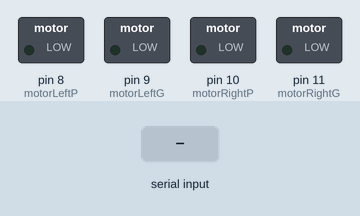
Recording of a sketch running on a simulated Arduino Uno, built with avr-gcc and run on an emulated ATmega328P. Shown: switched loads named in the sketch (green lamp = pin HIGH). Inputs (shaded band) come from the test bench.

Above: at 1.2 s.
1.3 s: "w" received over the second serial link
At 2.8 s:
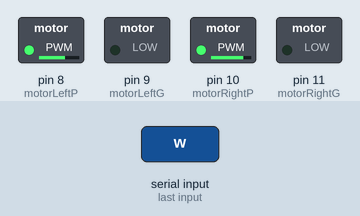
3.8 s: "s" received over the second serial link
At 5.8 s:
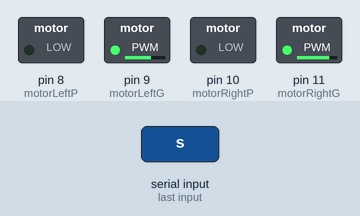
6.3 s: "a" received over the second serial link
At 7.9 s:
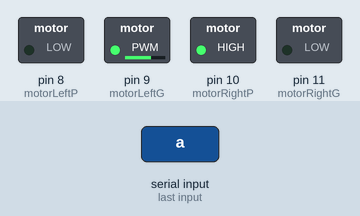
9.3 s: "d" received over the second serial link
At 11.7 s:
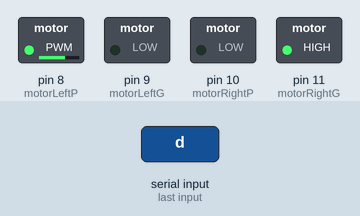
12.3 s: "t" received over the second serial link
At 12.76 s:
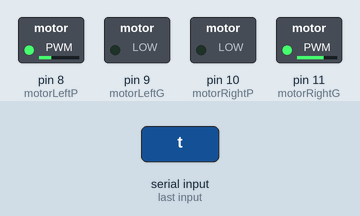
15.3 s: "W" received over the second serial link
At 17.5 s:
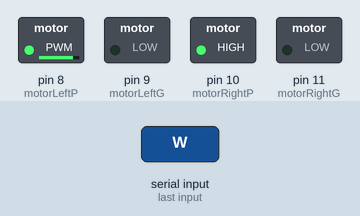
Timing chart, 0 to 19.0 s (numbered marks = the images above; inputs shaded):
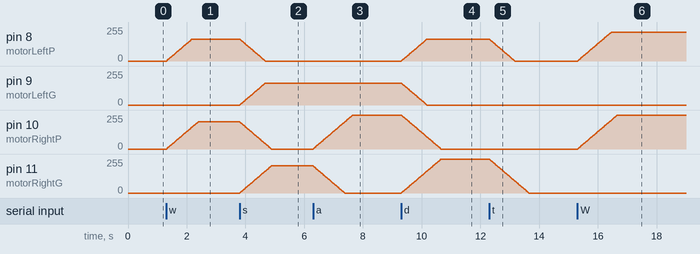

Measured:
- after the input at 1.3 s, pin 8 (motorLeftP): moves from 0/255 to 165/255 over 0.86 s, starting at once; pin 10 (motorRightP): moves from 0/255 to 204/255 over 1.1 s, starting at once
- after the input at 3.8 s, pin 8 (motorLeftP): moves from 165/255 to 0/255 over 0.86 s, starting at once; pin 9 (motorLeftG): moves from 0/255 to 165/255 over 0.86 s, starting at once; pin 10 (motorRightP): moves from 204/255 to 0/255 over 1.1 s, starting at once; pin 11 (motorRightG): moves from 0/255 to 204/255 over 1.1 s, starting at once
- after the input at 6.3 s, pin 10 (motorRightP): moves from 0/255 to 255/255 over 1.3 s, starting at once; pin 11 (motorRightG): moves from 204/255 to 0/255 over 1.1 s, starting at once
- after the input at 9.3 s, pin 8 (motorLeftP): moves from 0/255 to 165/255 over 0.86 s, starting at once; pin 9 (motorLeftG): moves from 165/255 to 0/255 over 0.86 s, starting at once; pin 10 (motorRightP): moves from 255/255 to 0/255 over 1.3 s, starting at once; pin 11 (motorRightG): moves from 0/255 to 255/255 over 1.3 s, starting at once
- after the input at 12.3 s, pin 8 (motorLeftP): moves from 165/255 to 0/255 over 0.86 s, starting at once; pin 11 (motorRightG): moves from 255/255 to 0/255 over 1.3 s, starting at once
- after the input at 15.3 s, pin 8 (motorLeftP): moves from 0/255 to 216/255 over 1.1 s, starting at once; pin 10 (motorRightP): moves from 0/255 to 255/255 over 1.3 s, starting at once

The sketch:

MotorController.ino
```cpp
//Arduino Serial DC motors
//A program to control dc motors using H bridge (l293d) using Serial Communication with a PC.
//Author:Balakumar Sundarlingam
#include <SoftPWM_timer.h>
#include <SoftPWM.h>
#include <SoftwareSerial.h>
#define RXD 6
#define TXD 7
int motorLeftP=8;
int motorLeftG=9;
int motorRightP=10;
int motorRightG=11;
//char inputData;
SoftwareSerial blueToothSerial(RXD,TXD);
void setup()
{
pinMode(motorLeftP,OUTPUT);
pinMode(motorLeftG,OUTPUT);
pinMode(motorRightP,OUTPUT);
pinMode(motorRightG,OUTPUT);

//Software pwm
SoftPWMBegin();
SoftPWMSet(motorLeftP,0);
SoftPWMSet(motorLeftG,0);
SoftPWMSet(motorRightP,0);
SoftPWMSet(motorRightG,0);

SoftPWMSetFadeTime(ALL,2000,2000);

//Serial communication initialization
Serial.begin(9600);
blueToothSerial.begin(9600);
//blueToothSerial.println("The slave bluetooth is inquirable!");
//blueToothSerial.flush();
//void setupBlueToothConnection();
}
void loop()
{
  if(blueToothSerial.available()>0)
  {
     char inputData=blueToothSerial.read();
     blueToothSerial.write(inputData);
     if(inputData=='w')
     {
       SoftPWMSetPercent(motorLeftP,65);
       SoftPWMSetPercent(motorLeftG,0);
       SoftPWMSetPercent(motorRightP,80);
       SoftPWMSetPercent(motorRightG,0);
     }
     if(inputData=='s')
     {
       SoftPWMSetPercent(motorLeftP,0);
       SoftPWMSetPercent(motorLeftG,65);
       SoftPWMSetPercent(motorRightP,0);
       SoftPWMSetPercent(motorRightG,80);
     }
     if(inputData=='a')
     {
       SoftPWMSetPercent(motorLeftP,0);
       SoftPWMSetPercent(motorLeftG,65);
       SoftPWMSetPercent(motorRightP,100);
       SoftPWMSetPercent(motorRightG,0);
     }
     if(inputData=='d')
     {
       SoftPWMSetPercent(motorLeftP,65);
       SoftPWMSetPercent(motorLeftG,0);
       SoftPWMSetPercent(motorRightP,0);
       SoftPWMSetPercent(motorRightG,100);
     }
     if(inputData=='t')
     {
       SoftPWMSetPercent(motorLeftP,0);
       SoftPWMSetPercent(motorLeftG,0);
       SoftPWMSetPercent(motorRightP,0);
       SoftPWMSetPercent(motorRightG,0);
     }
     if(inputData=='W')
     {
       SoftPWMSetPercent(motorLeftP,85);
       SoftPWMSetPercent(motorLeftG,0);
       SoftPWMSetPercent(motorRightP,100);
       SoftPWMSetPercent(motorRightG,0);
     }
     if(inputData=='S')
     {
       SoftPWMSetPercent(motorLeftP,0);
       SoftPWMSetPercent(motorLeftG,85);
       SoftPWMSetPercent(motorRightP,0);
       SoftPWMSetPercent(motorRightG,100);
     }
     if(inputData=='A')
     {
       SoftPWMSetPercent(motorLeftP,0);
       SoftPWMSetPercent(motorLeftG,85);
       SoftPWMSetPercent(motorRightP,100);
       SoftPWMSetPercent(motorRightG,0);
     }
     if(inputData=='D')
     {
       SoftPWMSetPercent(motorLeftP,85);
       SoftPWMSetPercent(motorLeftG,0);
       SoftPWMSetPercent(motorRightP,0);
       SoftPWMSetPercent(motorRightG,100);
     }
     if(inputData=='T')
     {
       SoftPWMSetPercent(motorLeftP,0);
       SoftPWMSetPercent(motorLeftG,0);
       SoftPWMSetPercent(motorRightP,0);
       SoftPWMSetPercent(motorRightG,0);
     }

  }

}
```
